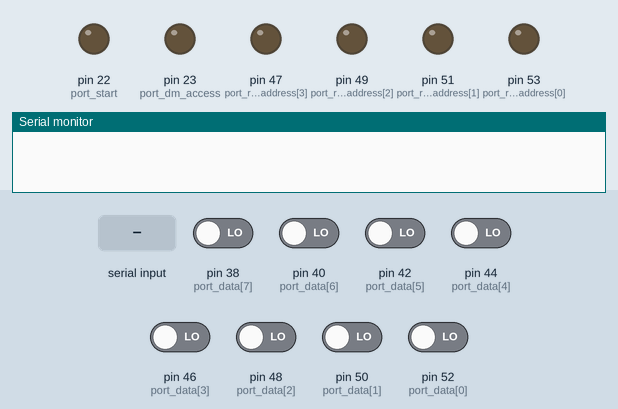
Recording of a sketch running on a simulated Arduino Mega 2560, built with avr-gcc and run on an emulated ATmega2560. Parts: output pins drawn as LEDs (lit = HIGH), the last lines printed to the serial monitor. Inputs (shaded band) come from the test bench; at power-on: pin 38 (port_data[7]), pin 40 (port_data[6]), pin 42 (port_data[5]), pin 44 (port_data[4]), pin 46 (port_data[3]), pin 48 (port_data[2]), pin 50 (port_data[1]), pin 52 (port_data[0]) LOW.

Above: at 1.2 s.
1.3 s: "show 1\n" received over Serial
At 3.1 s:
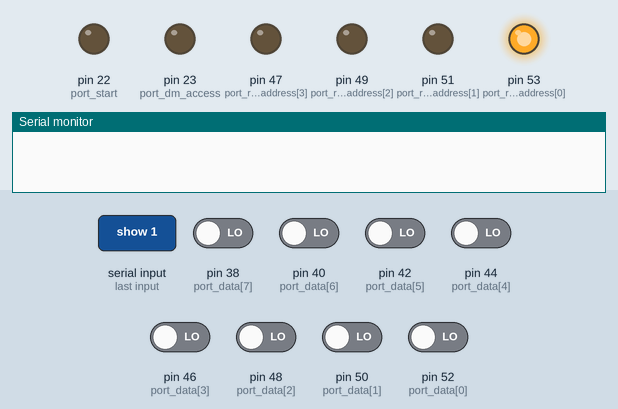
3.8 s: "show 150\n" received over Serial
At 5.1 s:
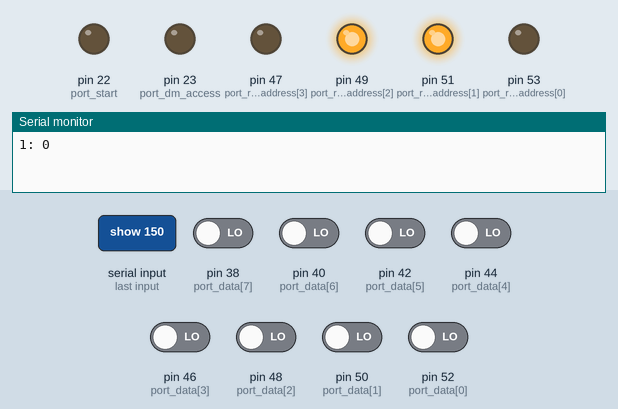
6.3 s: "run 1\n" received over Serial
Timing chart, 0 to 9.3 s (numbered marks = the images above; inputs shaded):
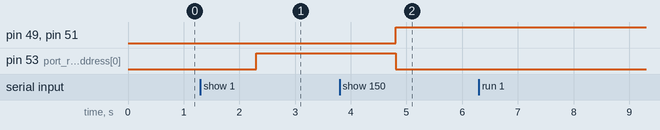

Measured:
- after the input at 1.3 s, pin 53 (port_read_address[0]): LOW → HIGH after 1.0 s
- after the input at 3.8 s, pin 49 (port_read_address[2]), pin 51 (port_read_address[1]): LOW → HIGH after 1.0 s; pin 53 (port_read_address[0]): HIGH → LOW after 1.0 s

The sketch:

CPUController.ino
```cpp
#include <string.h>

#define DATA_SIZE 8
#define ADDRESS_SIZE 4

// INPUT PORTS
const unsigned short port_stopped = 24;
const unsigned short port_data[DATA_SIZE] = { 52, 50, 48, 46, 44, 42, 40, 38 };

// OUTPUT PORTS
const unsigned short port_start = 22;
const unsigned short port_dm_access = 23;
const unsigned short port_read_address[ADDRESS_SIZE] = { 53, 51, 49, 47 };

void setBits(const unsigned short port[], const size_t data_size, const unsigned char data);
const unsigned char readData(const unsigned short port[], const size_t data_size);

void setup() {
  Serial.begin(9600);

  pinMode(port_stopped, INPUT);

  for (int i = 0; i < DATA_SIZE; i++)
  	pinMode(port_data[i], INPUT);

  for (int i = 0; i < ADDRESS_SIZE; i++) {
  	pinMode(port_read_address[i], OUTPUT);
  	digitalWrite(port_read_address[i], LOW);
  }

  pinMode(port_start, OUTPUT);
  digitalWrite(port_start, LOW);

  pinMode(port_dm_access, OUTPUT);
  digitalWrite(port_dm_access, LOW);
}

void loop() {
  //bool stopped = (bool)digitalRead(port_stopped);
  digitalWrite(port_start, LOW);
  if(Serial.available()) {

    String str = Serial.readString();
    char* token = strtok((char*)(str.c_str()), " ");

    if (!strcmp(token, "run"))
		digitalWrite(port_start, HIGH);

	  else if (!strcmp(token, "show")) {
		  token = strtok(NULL, " ");

  		if (!strcmp(token, "-dm")) {
  			digitalWrite(port_dm_access, HIGH);
  			token = strtok(NULL, " ");
  		}
  		else
  			digitalWrite(port_dm_access, LOW);
      size_t address = (size_t)atoi(token);

  		setBits(port_read_address, ADDRESS_SIZE, address);
      delay(1000);
  		Serial.println(String(address) + ": " + String((unsigned short)readData(port_data, DATA_SIZE)) + "\n");
	}

  }
}

void setBits(const unsigned short port[], const size_t data_size, const unsigned char data) {
  for(int i = 0; i < data_size; i++) {
    if(data & (1 << i))
      digitalWrite(port[i], HIGH);
    else
      digitalWrite(port[i], LOW);
  }
}

const unsigned char readData(const unsigned short port[], const size_t data_size) {
  unsigned char data = 0;

  for(int i = 0; i < data_size; i++)
    data |= (digitalRead(port[i]) << i);

  return data;
}
```
